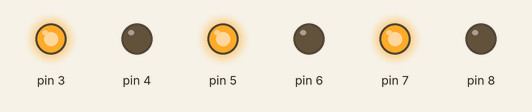
This sketch was run on a simulated Arduino Uno, built with avr-gcc and run on an emulated ATmega328P. Parts: output pins drawn as LEDs (lit = HIGH).

Above: at 1.0 s.
At 3.5 s:
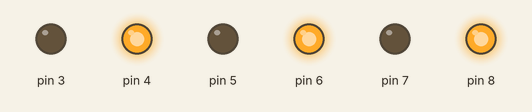
At 4.5 s:
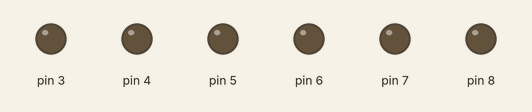
Timing chart, 0 to 6.5 s (numbered marks = the images above):
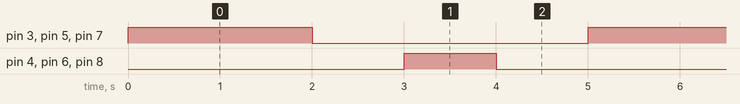

The sketch:

led-6.ino
```cpp
void setup() {
  pinMode(3,OUTPUT);
  pinMode(4,OUTPUT);
  pinMode(5,OUTPUT);
  pinMode(6,OUTPUT);
  pinMode(7,OUTPUT);
  pinMode(8,OUTPUT);
}

void loop() {
  digitalWrite(3,1);
  digitalWrite(5,1);
  digitalWrite(7,1);
  delay(1000);
  digitalWrite(4,0);
  digitalWrite(6,0);
  digitalWrite(8,0);
  delay(1000);
  digitalWrite(3,0);
  digitalWrite(5,0);
  digitalWrite(7,0);
  delay(1000);
  digitalWrite(4,1);
  digitalWrite(6,1);
  digitalWrite(8,1);
  delay(1000);
  digitalWrite(4,0);
  digitalWrite(6,0);
  digitalWrite(8,0);
  delay(1000);
}
```

Measured:
- by itself, pin 3, pin 5, pin 7: alternates HIGH for 2.0 s and LOW for 3.0 s
- by itself, pin 4, pin 6, pin 8: alternates HIGH for 1.0 s and LOW for 4.0 s
- by itself, everything shown: repeats every 5.0 s, in 4 steps
